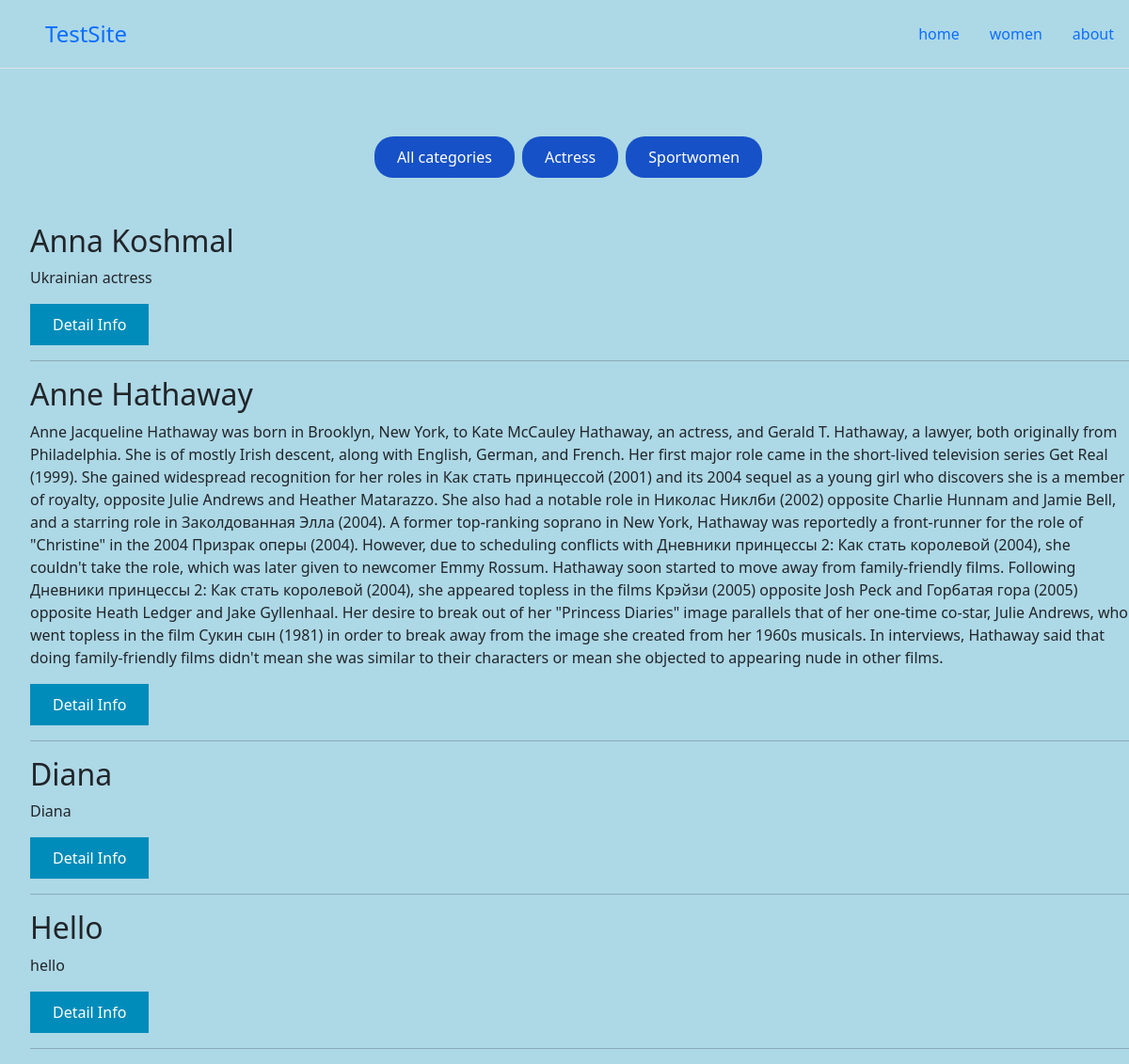
The app's page /women/category/actris/ with its own data.
### Women/models.py (models this page shows, shortened)
class Category(models.Model):
    name = models.CharField(max_length=100, db_index=True) #db_index = True means that this firld is indexed and search in db will be a little faster
    slug = models.SlugField(max_length=255, db_index=True, unique=True, verbose_name="URL")
    def get_absolute_url(self):
        return reverse('category', kwargs = {'cat_slug': self.slug})
    class Meta:
        verbose_name = "Category" #Change name in admin panel
        verbose_name_plural = "Categories" #To remove plural 's' in name
        ordering = ['id'] #To set sorting setting in admin's panel. If we set '-title' we get reverse order

class Women(models.Model):
    title = models.CharField(max_length=255, verbose_name= 'Title') #verbose_name to change name in admin panel
    slug = models.SlugField(max_length=255, unique=True, db_index = True, verbose_name="URL")
    content = models.TextField(blank = True)
    photo = models.ImageField(upload_to="photos/%Y/%m/%d/", blank=True)
    time_create = models.DateTimeField(auto_now_add=True)
    time_change = models.DateTimeField(auto_now=True)
    is_published = models.BooleanField(default=True)
    cat = models.ForeignKey('Category', on_delete=models.PROTECT, null=True)
    def get_absolute_url(self):
        return reverse('post', kwargs = {'post_slug': self.slug})
    class Meta:
        verbose_name = "Famous women" #Change name in admin panel
        verbose_name_plural = "Famous women" #To remove plural 's' in name
        ordering = ['title'] #To set sorting setting in admin's panel. If we set '-title' we get reverse order

### Women/views.py (the view)
# urls.py: path('women/category/<slug:cat_slug>/', WomenCategory.as_view(), name = 'category'),
class WomenCategory(DataMixin, ListView):
    model = Category
    template_name = "women/women.html"
    context_object_name = 'cats'
    def get_context_data(self, *, object_list=None, **kwargs):  #Passing static and dynamic data
        context = super().get_context_data(**kwargs)
        c_def = self.get_user_context()
        context['women'] = Women.objects.filter(cat__slug = self.kwargs['cat_slug'], is_published = True)
        return {**context, **c_def}

### Women/utils.py (called while the page is built)
    def get_user_context(self, **kwargs): #Form the necessary context by default
        context = kwargs #Create a dictionary from passed parametrs
        menu_cop = menu.copy()
        if  not self.request.user.is_authenticated:
            menu_cop.pop(2)
        context['menu'] = menu_cop
        return context

### Women/templates/women/women.html (shortened to what this page needs)
{%extends 'Women/base.html'%}
{%block content%}
<div class="d-flex gap-2 justify-content-center py-5">
        <a class = "catBtn" href = "/women">All categories</a>
        {%for c in cats%}
        <a href = '{{ c.get_absolute_url }}' class = 'catBtn'>{{ c.name }}</a>
        {%endfor%}
</div>
<ul>
    {%for m in women%}
    <h2>{{m.title}}</h2>
    <p>{{m.content}}</p>
    <a class = "detailInfoBtn" href = "{{ m.get_absolute_url }}">Detail Info</a>
    <hr>
    {%endfor%}
</ul>
{%endblock content%}

### Women/static/women/css/styles.css (style rules this page uses)
body { background-color: lightblue; }
.detailInfoBtn { background-color: #008CBA; border: none; color: white; padding: 10px 24px; text-align: center; text-decoration: none; display: inline-block; font-size: 16px; }
.catBtn { border-radius: 20px; background-color: #1651c7; color: white; padding: 10px 24px; text-align: center; text-decoration: none; display: inline-block; font-size: 16px; }

### records on screen
Category: name "Actress"
Category: name "Sportwomen"
Women: title "Anna Koshmal", content "Ukrainian actress"
Women: title "Anne Hathaway", content "Anne Jacqueline Hathaway was born in Brooklyn, New York, to Kate McCauley Hathaway, an actress, and Gerald T. Hathaway, a lawyer, both originally from Philadelphia. She is of mostly Irish descent, along with English, German, and French. Her first major role came in the short-lived television series Get Real (1999). She gained widespread recognition for her roles in Как стать принцессой (2001) and its 2004 sequel as a young girl who discovers she is a member of royalty, opposite Julie Andrews and Heather Matarazzo. She also had a notable role in Николас Никлби (2002) opposite Charlie Hunnam and Jamie Bell, and a starring role in Заколдованная Элла (2004). A former top-ranking soprano in New…"
Women: title "Diana", content "Diana"
Women: title "Hello", content "hello"

### other values on screen
{{ m }} "home" "women" "about"
